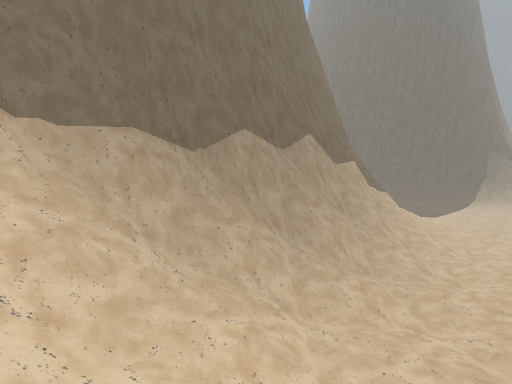
View 1 (above)

16 first-person views from a walk through a 3-D level made in the Unity game engine. The camera is 1.2 m above the floor, tilts 4° down and sees 85° across. The floor is counted in squares, 1 m on a side. Each view is taken from the middle of a square. On the plan, view 1 faces up. The plan holds only what a view shows up to about 13 squares ahead; the rest is blank. The place goes on beyond the plan.

View 2
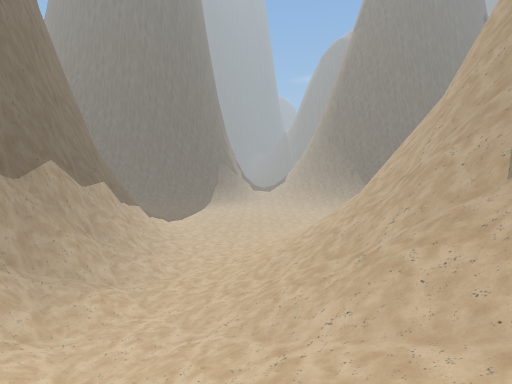

View 3
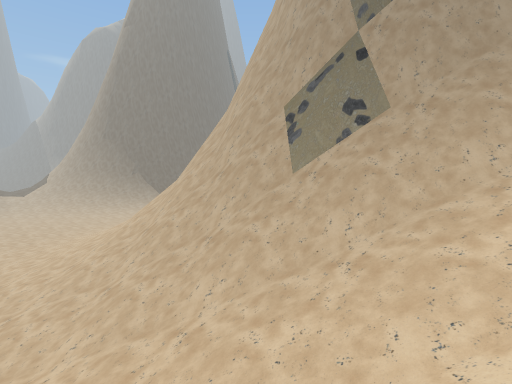

View 4
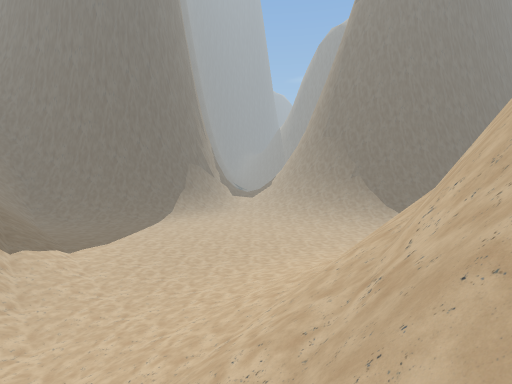

View 5
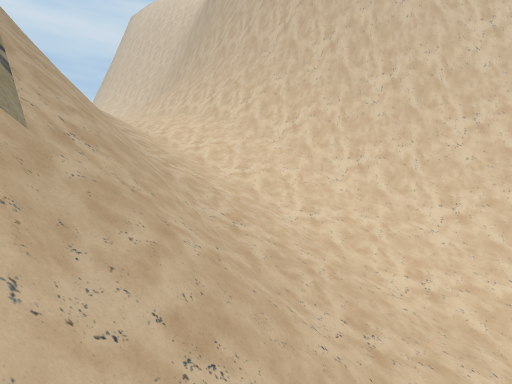

View 6
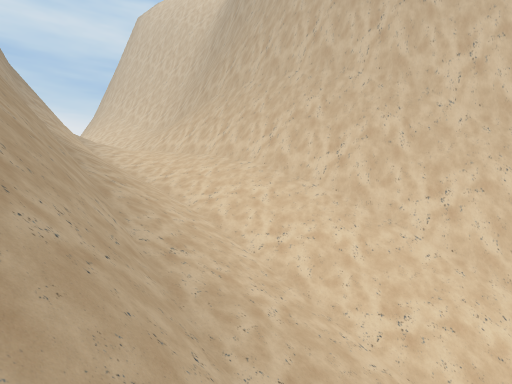

View 7
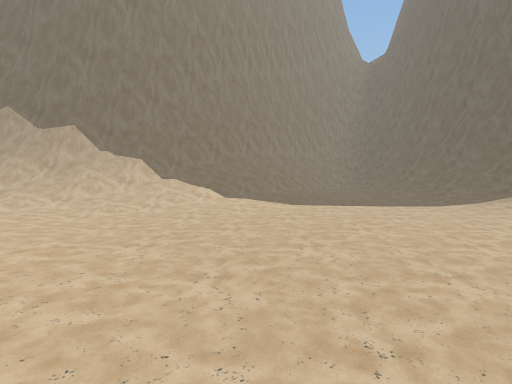

View 8
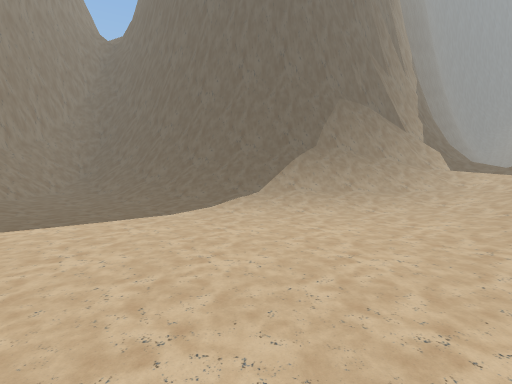

View 9
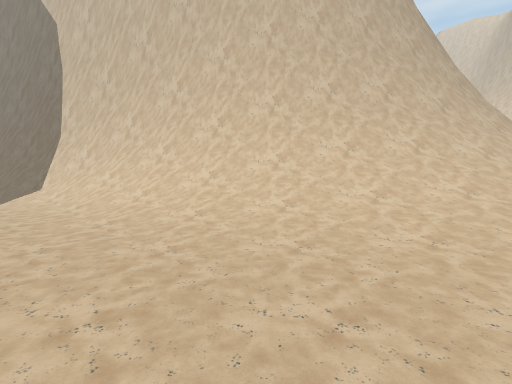

View 10
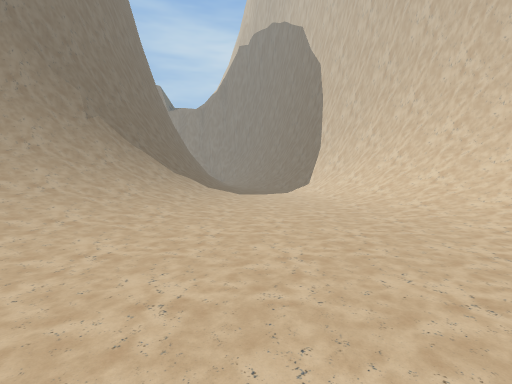

View 11
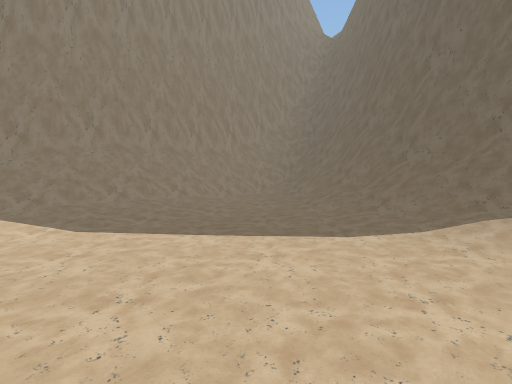

View 12
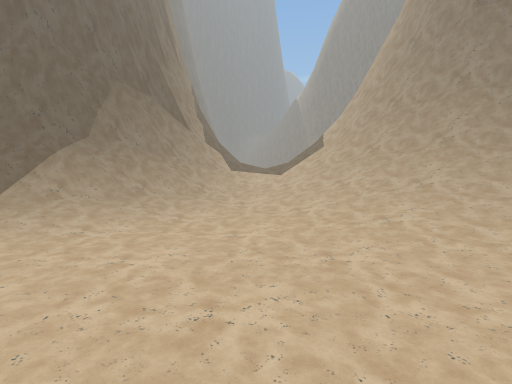

View 13
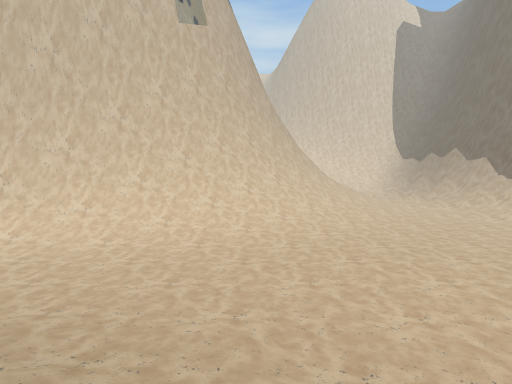

View 14
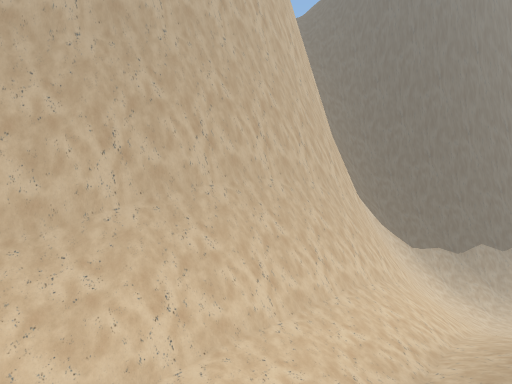

View 15
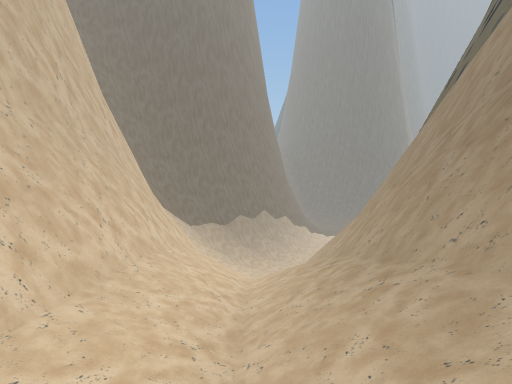

View 16
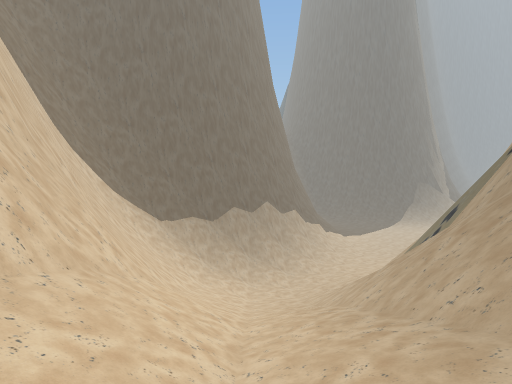

### Floor plan
Key: @ floor where view 1 was taken; # wall or solid block; . main floor; : floor 0.25 m higher than the main floor; + floor 0.5 m higher than the main floor; * floor 0.75 m higher than the main floor; % floor 1.25 m higher than the main floor; & floor 6 m higher than the main floor; / step, stairs or slope; = window, fence, low wall or low ledge; O other object.
Columns run from 3 left of view 1 to 25 right of it. Each row starts with its distance up from view 1.
 25          #////=############=/
 24          #/////==##########=/
 23          #//::://///////////%
 22          #//:..://///////////
 21          #//:....:::::+:++**/
 20          #//:...........::/*/
 19          #//:............:+*/
 18          #//:............:+*/
 17          #//:............:+*/
 16          #//:............:+*/
 15          #//:............:+//
 14         ##//:............:+*/
 13        ###//.............:://
 12        #==//..............:+/
 11        #//::..............::/
 10       ##//:................:/
  9      ###//.................:/
  8     ##==::....::............:
  7  #####=O:::::::+:::::........
  6 ###==#::::////////////.......
  5 ##=///:+///////////////:.....
  4 =#//+:////////////////////...
  3 ////++/////////////////////..
  2 =///**////=====#######====O/.
  1 =/////////=######   ######=//
  0 #//@////==##            ####=
 -1 ##//////=##               ###
 -2 ##=/////=##
 -3 ###/////##
 -4 ##=///=/##
 -5 ##=///==#
 -6  #=///=##
 -7  #=///=##
 -8  #=///=#
 -9  #=///=#
-10  #=///=#
-11  #=///=#
-12 ##=///=#
-13 ##=///=#
-14 ==#///=
-15 =//&//=
-16 =/&&=/#

Where each view was taken, in squares from view 1:
view 1: 0 up, 0 right, facing up
view 2: 2 down, 0 right, facing up-right
view 3: 1 down, 1 left, facing right
view 4: 1 up, 6 right, facing up-right
view 5: 1 up, 5 right, facing down-left
view 6: 3 down, 4 right, facing down-left
view 7: 8 up, 17 right, facing up-left
view 8: 12 up, 17 right, facing up
view 9: 12 up, 17 right, facing down
view 10: 15 up, 16 right, facing down-right
view 11: 15 up, 17 right, facing up-left
view 12: 14 up, 17 right, facing up-right
view 13: 13 up, 25 right, facing down-left
view 14: 16 down, 2 right, facing up-left
view 15: 15 down, 1 right, facing up
view 16: 9 down, 1 right, facing up
